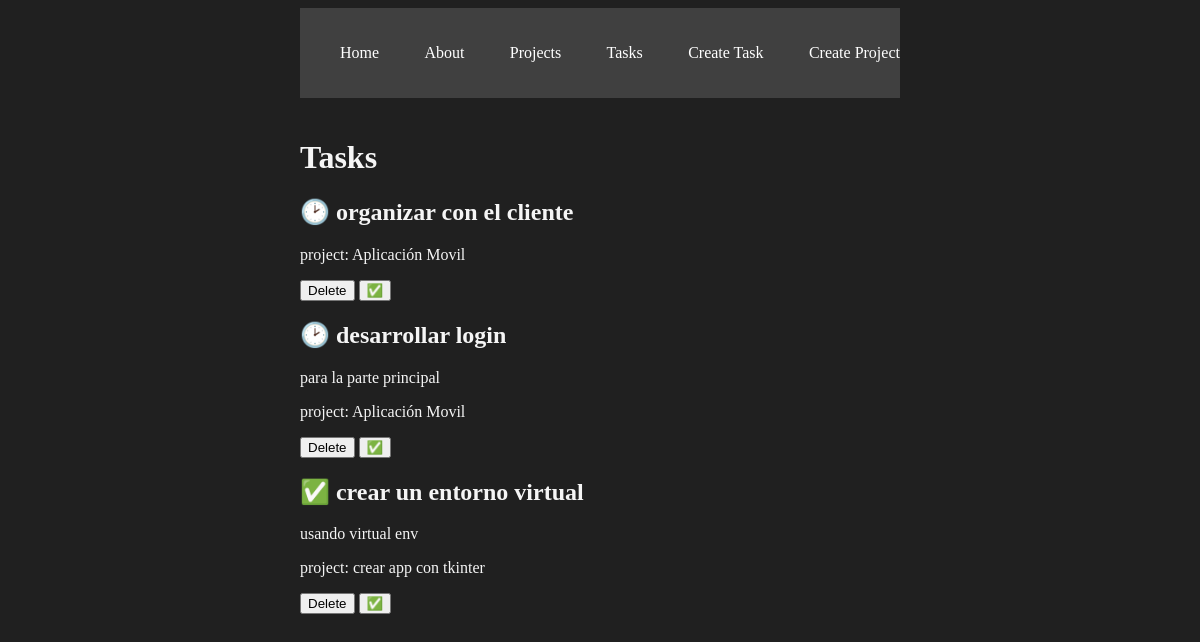
Page /tasks/ on the earlier database version.
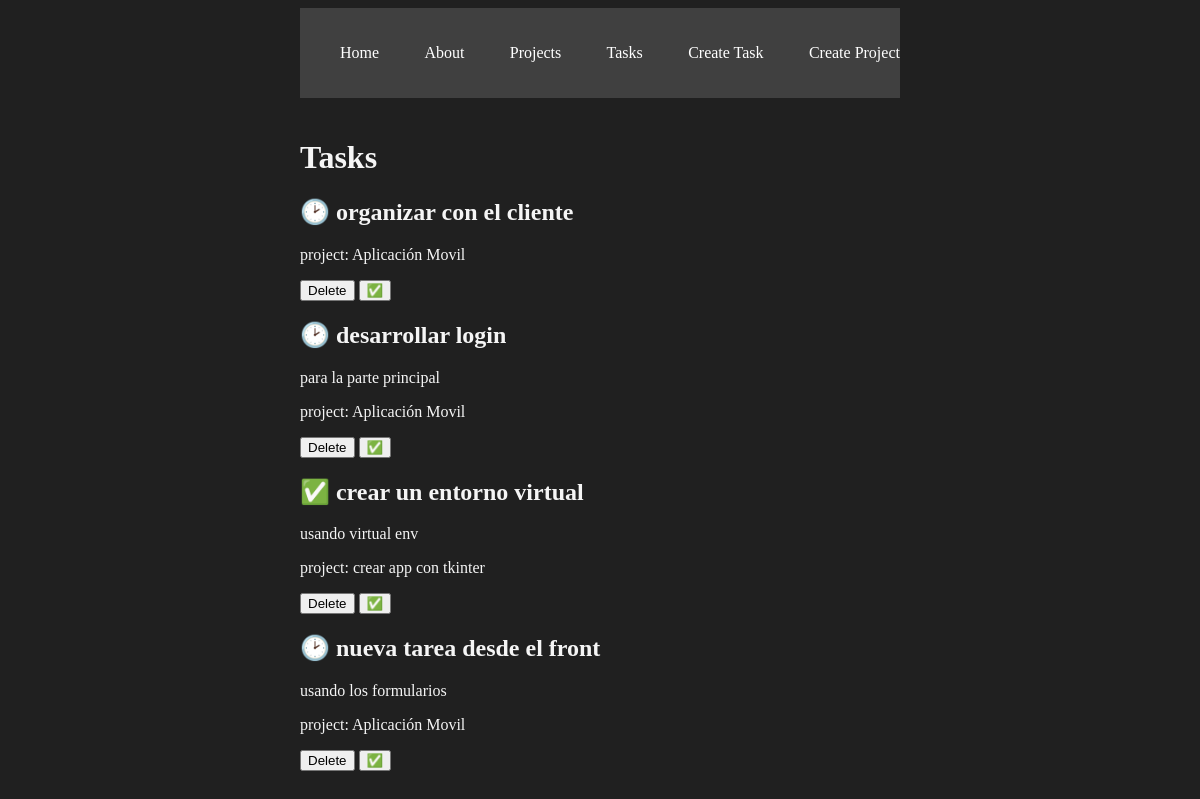
Same page on the later database version.
### myapp/models.py (models this page shows, shortened)
class Task (models.Model):
	title = models.CharField(max_length=200)
	description = models.TextField()
	project = models.ForeignKey(Project, on_delete=models.CASCADE)
	done = models.BooleanField(default=False)

class Project(models.Model):
	name = models.CharField(max_length=200)

### myapp/views.py (the view)
# urls.py: path("tasks/", views.tasks, name="tasks"),
def tasks(request):
	tasks = Task.objects.all()
	return render(request, 'tasks/tasks.html', {
		'tasks': tasks
	})

### myapp/templates/tasks/tasks.html
{% extends 'layouts/base.html' %}
{% block content %}
<h1>Tasks</h1>
{% for task in tasks %}
<article>
	<h2>{% if task.done == False %} 🕑 {% else %} ✅ {% endif %} {{ task.title }}</h2>
	<p>{{ task.description }}</p>
	<p>project: {{ task.project.name }}</p>
</article>
<button>
	Delete
</button>
<button>
	✅
</button>
{% endfor %}
{% endblock %}

### myapp/templates/layouts/base.html (shortened to what this page needs)
{% load static %}
<!DOCTYPE html>
<html>
<head>
	<link rel="stylesheet" type="text/css" href="{% static 'styles/main.css' %}">
</head>
<body>
	<nav class="navbar container">
		<ul>
			<li>
				<a href="{% url 'index' %}">Home</a>
			</li>
			<li>
				<a href="{% url 'about' %}">About</a>
			</li>
			<li>
				<a href="{% url 'projects' %}">Projects</a>
			</li>
			<li>
				<a href="{% url 'tasks' %}">Tasks</a>
			</li>
			<li>
				<a href="{% url 'create_task' %}">Create Task</a>
			</li>
			<li>
				<a href="{% url 'create_project' %}">Create Project</a>
			</li>
		</ul>
	</nav>
	<main class="container">
		{% block content %}
		{% endblock %}
	</main>
</body>
</html>

### myapp/static/styles/main.css (style rules this page uses)
body { background: #202020; color: whitesmoke; }
.navbar { background: #404040; padding: 5px 0; }
.navbar ul { display: flex; justify-content: space-between; }
.navbar ul li { list-style: none; }
.navbar ul li a { color: white; text-decoration: none; }
.container { max-width: 600px; margin: auto; padding: 20px 0; }

Differences in the rows shown:
added Task: title "nueva tarea desde el front", description "usando los formularios", project.name "Aplicación Movil"
